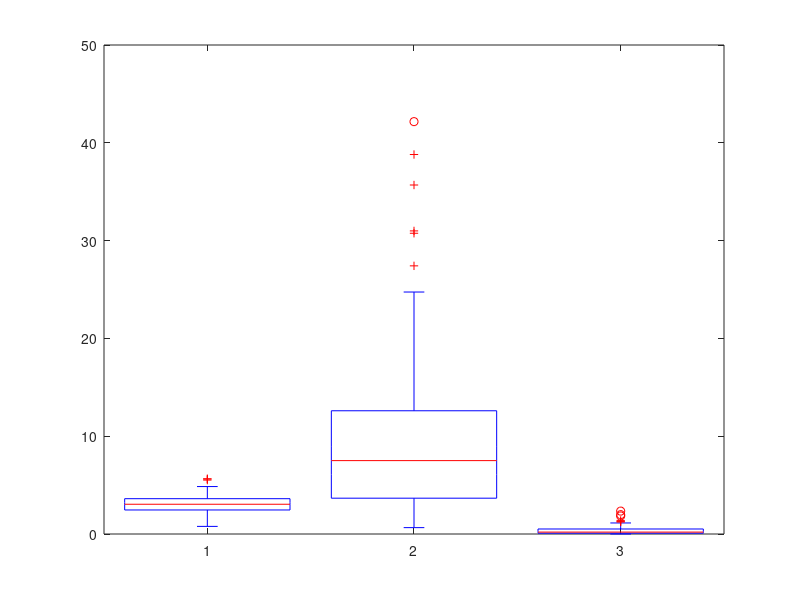

This figure's MATLAB source:
clc
clear all
n=10;
itr_say=100;
Tablo=[];
for i=1:itr_say
    X=exprnd(3,n,1)
    ort=mean(X);
    varyans=var(X);
    mod=mode(X);
    Tablo=[Tablo;ort,varyans,mod]
end
boxplot(Tablo)
    